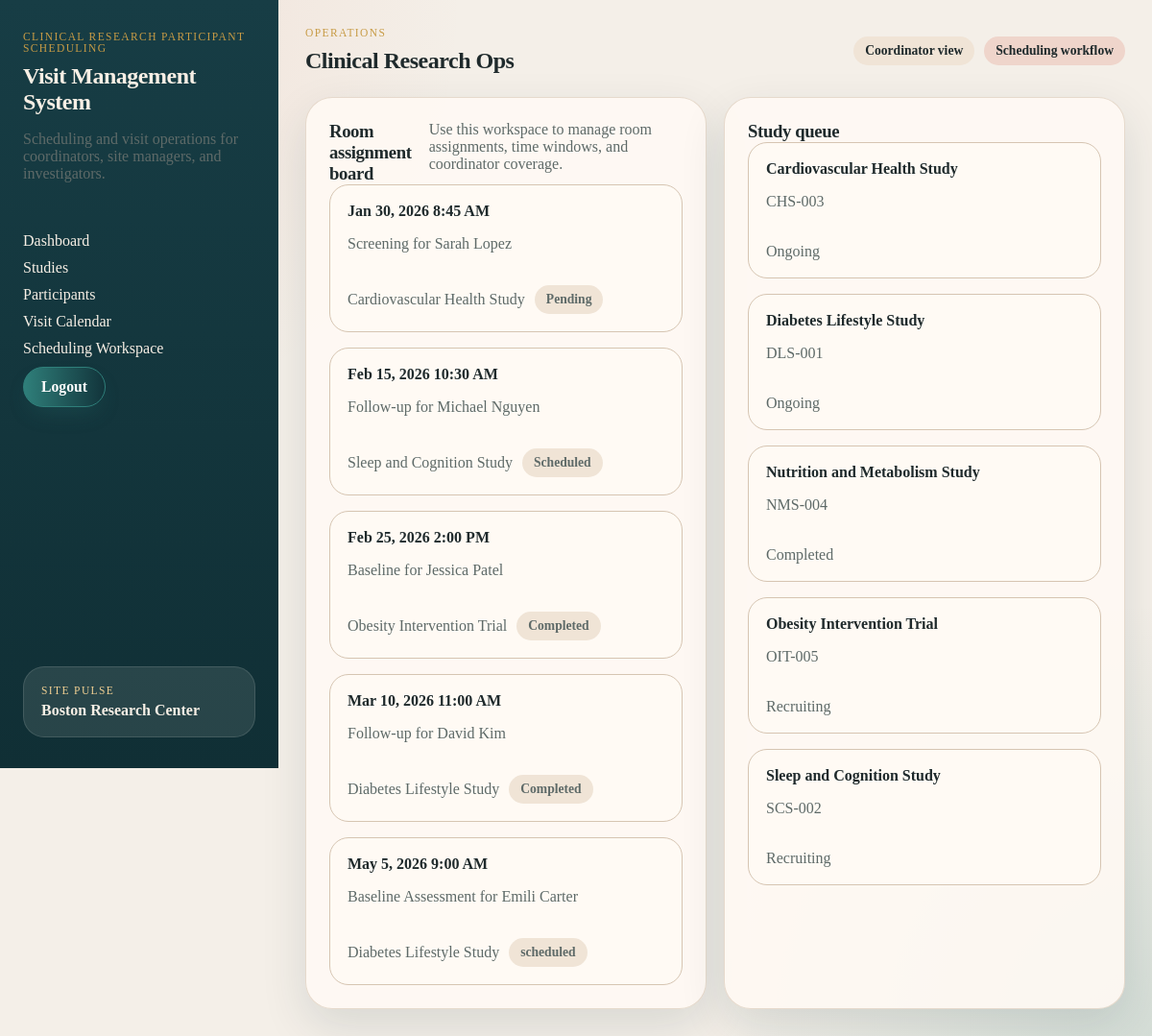
The page /project/scheduling/ (signed in) on the database its author committed.
### project/models.py (models this page shows, shortened)
class Visit(models.Model):
    enrollment = models.ForeignKey(Enrollment, on_delete=models.CASCADE)  # Link to enrollment
    visit_date = models.DateTimeField()  # Date and time of visit
    visit_type = models.CharField(max_length=100)  # e.g., 'screening', 'follow-up'
    VISIT_STATUS_CHOICES = [
        ('scheduled', 'Scheduled'),
        ('completed', 'Completed'),
        ('canceled', 'Canceled'),
        ('missed', 'Missed'),
    ]
    status = models.CharField(
        max_length=20,
        choices=VISIT_STATUS_CHOICES,
        default='scheduled'
    )
    notes = models.TextField()  # Staff notes

class Enrollment(models.Model):
    participant = models.ForeignKey(Participant, on_delete=models.CASCADE)  # Link to participant
    study = models.ForeignKey(Study, on_delete=models.CASCADE)  # Link to study
    consent_date = models.DateField()  # Date consent was given
    SCREENING_STATUS_CHOICES = [
        ('pending', 'Pending'),
        ('eligible', 'Eligible'),
        ('ineligible', 'Ineligible'),
        ('screen_failed', 'Screen Failed'),
    ]
    screening_status = models.CharField(
        max_length=20,
        choices=SCREENING_STATUS_CHOICES,
        default='pending'
    )
    enrollment_date = models.DateField()  # Date of enrollment

class Participant(models.Model):
    first_name = models.CharField(max_length=100)  # Participant's first name
    last_name = models.CharField(max_length=100)  # Participant's last name
    date_of_birth = models.DateField()  # Date of birth
    age = models.PositiveIntegerField(null=True, blank=True)  # Age (optional, can be calculated from DOB)
    sex = models.CharField(
        max_length=20,
        choices=[('male', 'Male'), ('female', 'Female'), ('other', 'Other'), ('prefer_not_to_say', 'Prefer not to say')],
        default='prefer_not_to_say',
    )  # Sex
    phone = models.CharField(max_length=20, blank=True)  # Phone number
    email = models.EmailField(max_length=254, blank=True)  # Email address
    STATUS_CHOICES = [
        ('active', 'Active'),
        ('withdrawn', 'Withdrawn'),
        ('completed', 'Completed'),
        ('inactive', 'Inactive'),
    ]
    status = models.CharField(
        max_length=20,
        choices=STATUS_CHOICES,
        default='active'
    )
    def __str__(self):
        return f"{self.first_name} {self.last_name}"

class Study(models.Model):
    title = models.CharField(max_length=200)  # Study title
    protocol_number = models.CharField(max_length=50)  # Unique protocol identifier
    description = models.TextField()  # Study description
    STUDY_STATUS_CHOICES = [
        ('active', 'Active'),
        ('closed', 'Closed'),
        ('paused', 'Paused'),
    ]
    status = models.CharField(
        max_length=20,
        choices=STUDY_STATUS_CHOICES,
        default='active'
    )

### project/views.py (the view)
# urls.py: path("scheduling/", SchedulingHubView.as_view(), name="project_scheduling_hub"),
class SchedulingHubView(CoordinatorRequiredMixin, TemplateView):
    template_name = "project/scheduling_hub.html"
    def get_context_data(self, **kwargs):
        context = super().get_context_data(**kwargs)
        context["visits"] = Visit.objects.select_related(
            "enrollment",
            "enrollment__participant",
            "enrollment__study",
        ).order_by("visit_date")[:8]
        context["studies"] = Study.objects.order_by("title")[:8]
        return context

### project/views.py (called while the page is built)
    def test_func(self):
        return hasattr(self.request.user, 'userprofile') and \
               self.request.user.userprofile.role == 'coordinator'

### project/templates/project/scheduling_hub.html (shortened to what this page needs)
{% extends "project/base.html" %}
{% block content %}
<section class="content-grid">
  <article class="panel">
    <div class="panel-header">
      <h3>Room assignment board</h3>
      <span class="subtle">Use this workspace to manage room assignments, time windows, and coordinator coverage.</span>
    </div>
    <div class="stack-list">
      {% for visit in visits %}
        <a class="list-row" href="{% url 'project_visit_detail' visit.id %}">
          <div>
            <strong>{{ visit.visit_date|date:"M j, Y g:i A" }}</strong>
            <p>{{ visit.visit_type }} for {{ visit.enrollment.participant }}</p>
          </div>
          <div class="row-meta">
            <span>{{ visit.enrollment.study.title }}</span>
            <span class="badge">{{ visit.status }}</span>
          </div>
        </a>
      {% empty %}
        <p class="empty-state">No visits to schedule yet.</p>
      {% endfor %}
    </div>
  </article>
  <article class="panel">
    <div class="panel-header">
      <h3>Study queue</h3>
    </div>
    <div class="stack-list">
      {% for study in studies %}
        <a class="list-row" href="{% url 'project_study_detail' study.id %}">
          <div>
            <strong>{{ study.title }}</strong>
            <p>{{ study.protocol_number }}</p>
          </div>
          <div class="row-meta">
            <span>{{ study.status }}</span>
          </div>
        </a>
      {% empty %}
        <p class="empty-state">No studies available for scheduling.</p>
      {% endfor %}
    </div>
  </article>
</section>
{% endblock %}

### static/project.css (style rules this page uses)
:root { --bg: #f4efe8; --panel: #fffaf4; --panel-strong: #f0e4d6; --line: #d6c5b2; --text: #1f2a2c; --muted: #5e6a68; --navy: #12343b; --teal: #2f7f7a; --coral: #d66a4d; --gold: #c79b45; --danger: #b2493d; --shadow: 0 18px 48px rgba(18, 52, 59, 0.12); }
* { box-sizing: border-box; }
html, body { margin: 0; padding: 0; }
body { font-family: Georgia, "Times New Roman", serif; color: var(--text); background: radial-gradient(circle at top left, rgba(214, 106, 77, 0.12), transparent 30%), radial-gradient(circle at bottom right, rgba(47, 127, 122, 0.16), transparent 28%), var(--bg); }
a { color: inherit; text-decoration: none; }
h1, h2, h3, h4 { margin: 0; font-family: "Palatino Linotype", "Book Antiqua", Palatino, serif; letter-spacing: -0.02em; }
.nav, .stack-list, .metric-grid, .card-grid, .content-grid, .day-grid, .scheduler-form, form { display: grid; gap: 16px; }
.metric-grid, .card-grid, .content-grid, .day-grid { margin-top: 22px; gap: 18px; }
.content-grid, .day-grid { grid-template-columns: repeat(2, minmax(0, 1fr)); }
.page-header, .panel-header, .hero, .detail-hero, .list-row, .metric-card, .study-card, .day-card, .study-card-header { display: flex; justify-content: space-between; gap: 18px; }
.header-actions, .study-meta, .chip-row, .hero-stats, .study-card-actions, .row-meta, .profile-actions { display: flex; flex-wrap: wrap; gap: 10px; align-items: center; }
.hero, .detail-hero, .panel, .day-card { padding: 24px; border-radius: 28px; background: rgba(255, 250, 244, 0.88); border: 1px solid rgba(214, 197, 178, 0.6); box-shadow: var(--shadow); }
.brand-copy, .subtle, .hero-copy, .metric-card span, .list-row p, .study-card p, .detail-list dt, .bullet-list, .status-card span, .study-protocol, .row-meta, .hero-label, .empty-state, .visit-study, .enrollment-protocol { color: var(--muted); }
.pill, .badge, .doc-chip, .status-badge, .screening-badge, .visit-badge { display: inline-flex; align-items: center; justify-content: center; width: fit-content; padding: 7px 12px; border-radius: 999px; font-size: 0.85rem; font-weight: 700; background: var(--panel-strong); }
.metric-card, .study-card, .day-card, .list-row { flex-direction: column; }
.list-row { padding: 18px; border-radius: 20px; background: var(--panel); border: 1px solid var(--line); }

### rows shown on the page
Visit: visit_date "Jan 30, 2026 8:45 AM", visit_type "Screening", enrollment.participant "Sarah Lopez", enrollment.study "Cardiovascular Health Study", status "Pending"
Visit: visit_date "Feb 15, 2026 10:30 AM", visit_type "Follow-up", enrollment.participant "Michael Nguyen", enrollment.study "Sleep and Cognition Study", status "Scheduled"
Visit: visit_date "Feb 25, 2026 2:00 PM", visit_type "Baseline", enrollment.participant "Jessica Patel", enrollment.study "Obesity Intervention Trial", status "Completed"
Visit: visit_date "Mar 10, 2026 11:00 AM", visit_type "Follow-up", enrollment.participant "David Kim", enrollment.study "Diabetes Lifestyle Study", status "Completed"
Visit: visit_date "May 5, 2026 9:00 AM", visit_type "Baseline Assessment", enrollment.participant "Emili Carter", enrollment.study "Diabetes Lifestyle Study", status "scheduled"
Study: title "Cardiovascular Health Study", protocol_number "CHS-003", status "Ongoing"
Study: title "Diabetes Lifestyle Study", protocol_number "DLS-001", status "Ongoing"
Study: title "Nutrition and Metabolism Study", protocol_number "NMS-004", status "Completed"
Study: title "Obesity Intervention Trial", protocol_number "OIT-005", status "Recruiting"
Study: title "Sleep and Cognition Study", protocol_number "SCS-002", status "Recruiting"
